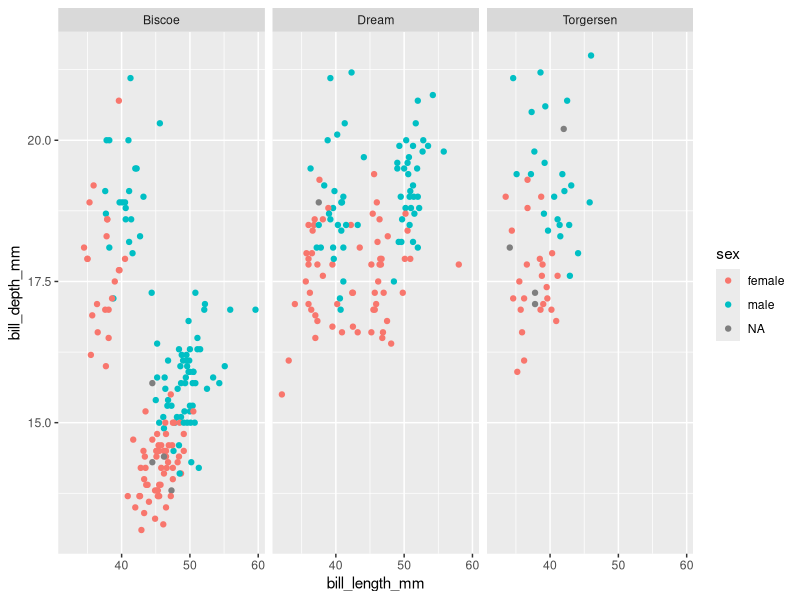

Write R code to recreate this figure.
## ---- chunk 1
#| include: false
#| label: setup
#| message: false
library(tidyverse)
library(palmerpenguins)
## ---- chunk 2
#| echo: false
#| label: example-plot-with-colors-facets
#| warning: false

ggplot(data = penguins, 
       mapping = aes(x = bill_length_mm, 
                     y = bill_depth_mm, 
                     color = sex)
       ) + 
  geom_point() +
  facet_wrap(~ island)
